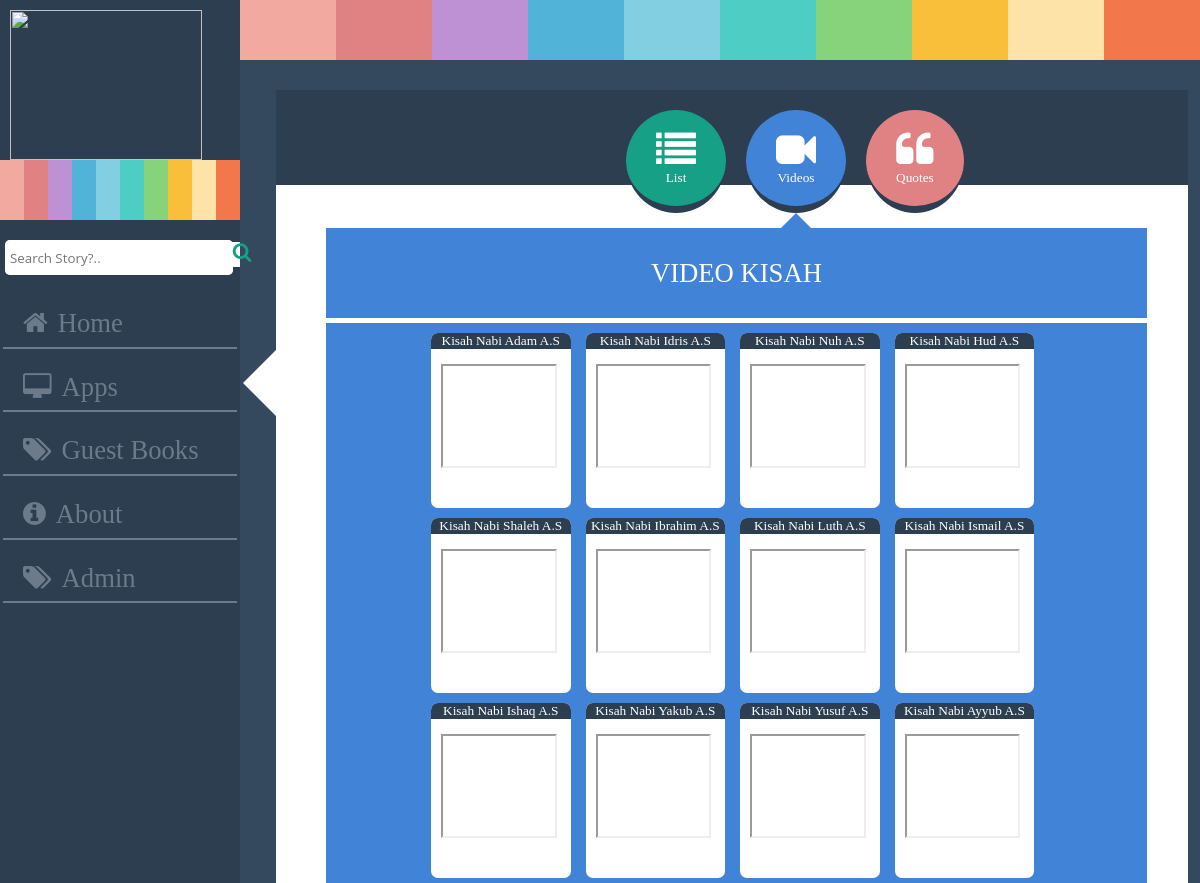
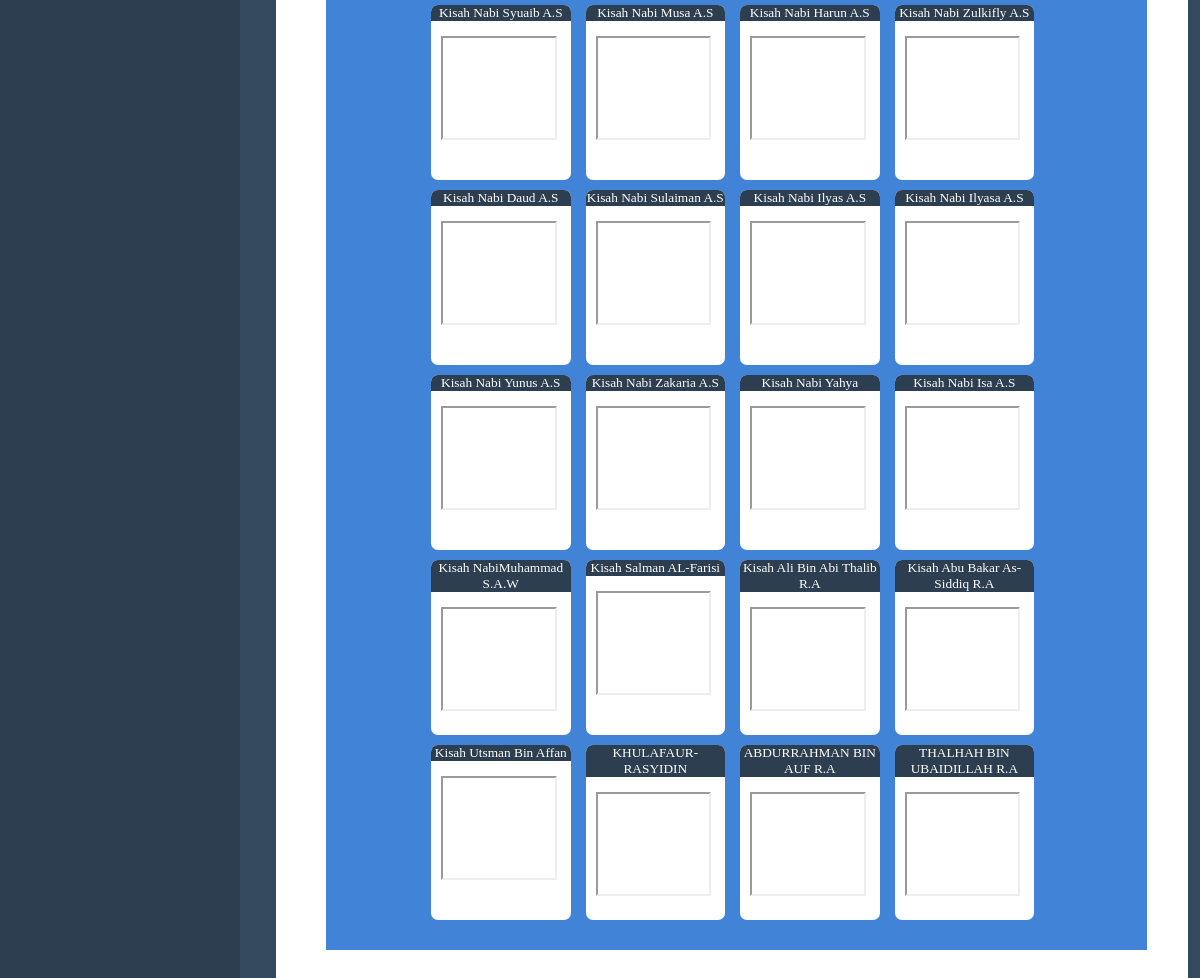
Screenshot of /app.php?a=vid with the database file from the repository (2 pictures, top to bottom).
### tables this page shows
CREATE TABLE IF NOT EXISTS `kisah` (
  `id_kisah` int(10) NOT NULL AUTO_INCREMENT,
  `judul` text NOT NULL,
  `gambar` text NOT NULL,
  `video` text NOT NULL,
  `isi` text NOT NULL,
  `tgl` datetime NOT NULL,
  PRIMARY KEY (`id_kisah`)
);

CREATE TABLE IF NOT EXISTS `sahabat` (
  `id_sahabat` int(10) NOT NULL AUTO_INCREMENT,
  `judul` text NOT NULL,
  `gambar` text NOT NULL,
  `video` text NOT NULL,
  `isi` text NOT NULL,
  `tgl` datetime NOT NULL,
  PRIMARY KEY (`id_sahabat`)
);

### Web/vid.php (the view, shortened to what this page needs)
<div id="v"></div>
<div id="v1">
	<div id="v3">VIDEO KISAH</div>
	<div id="v2">
	<?php
		$sql = "select * from kisah order by id_kisah  ";
		foreach ($sh->query($sql) as $data) :
		?>
		<a href="video.php?id=<?php echo $data['id_kisah']; ?>">
		<div id="vid">
		<div id="jud"><?php echo $data['judul']; ?></div>
			<div id="vid2">
			<p>
			<iframe width="80%" height="100" src="<?php echo $data['video'];?>" autofullscreen></iframe>
		</p>
			</div>
		</div>
		</a>
		<?php
		endforeach;
		?>
		<?php
		$sql2 = "select * from sahabat order by id_sahabat  ";
		foreach ($sh->query($sql2) as $data) :
		?>
		<a href="video2.php?id=<?php echo $data['id_sahabat']; ?>">
		<div id="vid">
		<div id="jud"><?php echo $data['judul']; ?></div>
			<div id="vid2">
			<p>
			<iframe width="80%" height="100" src="<?php echo $data['video'];?>" autofullscreen></iframe>
		</p>
			</div>
		</div>
		</a>
		<?php
		endforeach;
		?>
	</div>
</div>

### Web/css.css (style rules this page uses)
* { margin:0; transition: all 0.5s ease-in-out; }
body { background-color: #2c3e50; }
* { margin: 0px auto; }
a { text-decoration: none; }
#vid { width: 20%; height: 175px; display: inline-block; background-color: #fff; float: left; margin-left: 15px; margin-top: 10px; border-radius: 7px; }
#jud { width: 100%; height: auto; background-color: #2c3e50; color: #fff; float: top; font-size: 10pt; font-family: segoe print; text-align: center; border-radius: 7px 7px 0px 0px ; }
#vid2 { width:100%; height: auto; float: center; margin-top: 5px; padding: 10px; margin-bottom: 5px; }
#v { width: 0px; height: 0px; border-width: 15px; border-style: solid; border-color: transparent transparent #4183d7 transparent ; display: block; margin-top: -37px; margin-left: 505px; }
#v1 { width: 90%; height: auto; background-color: #4183d7; display: inline-block; padding-top: 30px; margin-left: 50px; margin-bottom: 80px; padding-bottom: 30px; }
#v2 { width: 85%; height: auto; margin-left: 90px; display: inline-block; float: left; }
#v3 { width: 100%; height: 60px; border-bottom: 5px solid #fff ; display: inline-block; float: left; text-align: center; font-family: segoe print; font-size: 20pt; color: #fff; }

### rows the page displays
kisah: judul "Kisah Nabi Adam A.S"
kisah: judul "Kisah Nabi Idris A.S"
kisah: judul "Kisah Nabi Nuh A.S"
kisah: judul "Kisah Nabi Hud A.S"
kisah: judul "Kisah Nabi Shaleh A.S"
kisah: judul "Kisah Nabi Ibrahim A.S"
kisah: judul "Kisah Nabi Luth A.S"
kisah: judul "Kisah Nabi Ismail A.S"
kisah: judul "Kisah Nabi Ishaq A.S"
kisah: judul "Kisah Nabi Yakub A.S"
kisah: judul "Kisah Nabi Yusuf A.S"
kisah: judul "Kisah Nabi Ayyub A.S"
kisah: judul "Kisah Nabi Syuaib A.S"
kisah: judul "Kisah Nabi Musa A.S"
kisah: judul "Kisah Nabi Harun A.S"
kisah: judul "Kisah Nabi Zulkifly A.S"
kisah: judul "Kisah Nabi Daud A.S"
kisah: judul "Kisah Nabi Sulaiman A.S"
kisah: judul "Kisah Nabi Ilyas A.S"
kisah: judul "Kisah Nabi Ilyasa A.S"
kisah: judul "Kisah Nabi Yunus A.S"
kisah: judul "Kisah Nabi Zakaria A.S"
kisah: judul "Kisah Nabi Yahya"
kisah: judul "Kisah Nabi Isa A.S"
kisah: judul "Kisah NabiMuhammad S.A.W"
sahabat: judul "Kisah Salman AL-Farisi"
sahabat: judul "Kisah Ali Bin Abi Thalib R.A"
sahabat: judul "Kisah Abu Bakar As-Siddiq R.A"
sahabat: judul "Kisah Utsman Bin Affan"
sahabat: judul "KHULAFAUR-RASYIDIN"
sahabat: judul "ABDURRAHMAN BIN AUF R.A"
sahabat: judul "THALHAH BIN UBAIDILLAH R.A"
